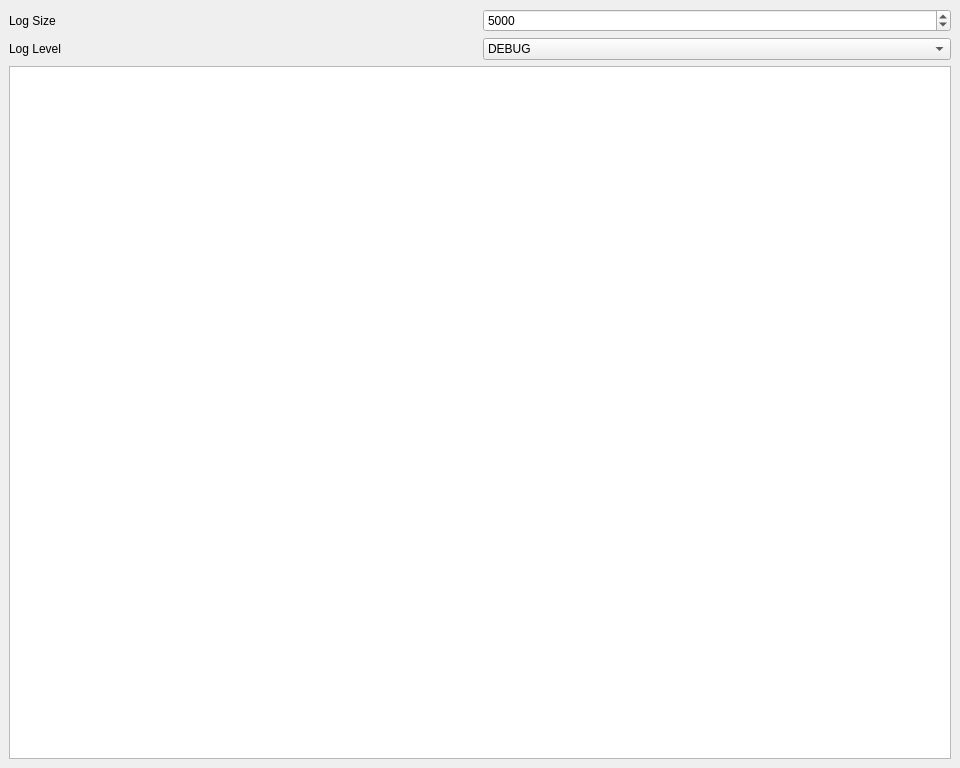
<?xml version="1.0" encoding="UTF-8"?>
<ui version="4.0">
 <class>logsForm</class>
 <widget class="QMainWindow" name="logsForm">
  <property name="enabled">
   <bool>true</bool>
  </property>
  <property name="geometry">
   <rect>
    <x>0</x>
    <y>0</y>
    <width>960</width>
    <height>768</height>
   </rect>
  </property>
  <property name="windowTitle">
   <string>Logs</string>
  </property>
  <widget class="QWidget" name="centralwidget">
   <property name="sizePolicy">
    <sizepolicy hsizetype="Expanding" vsizetype="Expanding">
     <horstretch>0</horstretch>
     <verstretch>0</verstretch>
    </sizepolicy>
   </property>
   <layout class="QGridLayout" name="gridLayout">
    <item row="0" column="0">
     <widget class="QLabel" name="label">
      <property name="text">
       <string>Log Size</string>
      </property>
     </widget>
    </item>
    <item row="0" column="1">
     <widget class="QSpinBox" name="maxRows">
      <property name="minimum">
       <number>10</number>
      </property>
      <property name="maximum">
       <number>20000</number>
      </property>
      <property name="singleStep">
       <number>10</number>
      </property>
      <property name="value">
       <number>5000</number>
      </property>
     </widget>
    </item>
    <item row="1" column="0">
     <widget class="QLabel" name="label_2">
      <property name="text">
       <string>Log Level</string>
      </property>
     </widget>
    </item>
    <item row="1" column="1">
     <widget class="QComboBox" name="logLevel">
      <property name="currentText">
       <string>DEBUG</string>
      </property>
      <item>
       <property name="text">
        <string>DEBUG</string>
       </property>
      </item>
      <item>
       <property name="text">
        <string>INFO</string>
       </property>
      </item>
      <item>
       <property name="text">
        <string>WARNING</string>
       </property>
      </item>
      <item>
       <property name="text">
        <string>ERROR</string>
       </property>
      </item>
      <item>
       <property name="text">
        <string>CRITICAL</string>
       </property>
      </item>
     </widget>
    </item>
    <item row="2" column="0" colspan="2">
     <widget class="QPlainTextEdit" name="logViewer">
      <property name="font">
       <font>
        <family>Consolas</family>
        <pointsize>9</pointsize>
       </font>
      </property>
      <property name="readOnly">
       <bool>true</bool>
      </property>
     </widget>
    </item>
   </layout>
  </widget>
 </widget>
 <resources/>
 <connections>
  <connection>
   <sender>maxRows</sender>
   <signal>valueChanged(int)</signal>
   <receiver>logsForm</receiver>
   <slot>setLogSize()</slot>
   <hints>
    <hint type="sourcelabel">
     <x>584</x>
     <y>28</y>
    </hint>
    <hint type="destinationlabel">
     <x>609</x>
     <y>4</y>
    </hint>
   </hints>
  </connection>
  <connection>
   <sender>logLevel</sender>
   <signal>currentTextChanged(QString)</signal>
   <receiver>logsForm</receiver>
   <slot>setLogLevel()</slot>
   <hints>
    <hint type="sourcelabel">
     <x>551</x>
     <y>62</y>
    </hint>
    <hint type="destinationlabel">
     <x>441</x>
     <y>8</y>
    </hint>
   </hints>
  </connection>
 </connections>
 <slots>
  <slot>setLogSize()</slot>
  <slot>setLogLevel()</slot>
 </slots>
</ui>
